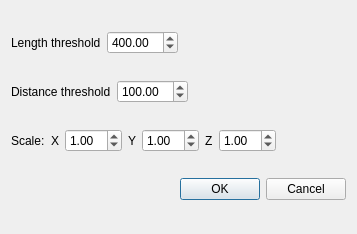
<?xml version="1.0" encoding="UTF-8"?>
<ui version="4.0">
 <class>ZSwcIsolationDialog</class>
 <widget class="QDialog" name="ZSwcIsolationDialog">
  <property name="geometry">
   <rect>
    <x>0</x>
    <y>0</y>
    <width>357</width>
    <height>234</height>
   </rect>
  </property>
  <property name="windowTitle">
   <string>Tree Filter</string>
  </property>
  <layout class="QVBoxLayout" name="verticalLayout">
   <item>
    <layout class="QHBoxLayout" name="horizontalLayout">
     <item>
      <widget class="QLabel" name="label">
       <property name="text">
        <string>Length threshold</string>
       </property>
      </widget>
     </item>
     <item>
      <widget class="QDoubleSpinBox" name="lengthDoubleSpinBox">
       <property name="maximum">
        <double>9999.989999999999782</double>
       </property>
       <property name="value">
        <double>400.000000000000000</double>
       </property>
      </widget>
     </item>
     <item>
      <spacer name="horizontalSpacer">
       <property name="orientation">
        <enum>Qt::Horizontal</enum>
       </property>
       <property name="sizeHint" stdset="0">
        <size>
         <width>40</width>
         <height>20</height>
        </size>
       </property>
      </spacer>
     </item>
    </layout>
   </item>
   <item>
    <layout class="QHBoxLayout" name="horizontalLayout_2">
     <item>
      <widget class="QLabel" name="label_2">
       <property name="text">
        <string>Distance threshold</string>
       </property>
      </widget>
     </item>
     <item>
      <widget class="QDoubleSpinBox" name="distDoubleSpinBox">
       <property name="maximum">
        <double>9999.989999999999782</double>
       </property>
       <property name="value">
        <double>100.000000000000000</double>
       </property>
      </widget>
     </item>
     <item>
      <spacer name="horizontalSpacer_2">
       <property name="orientation">
        <enum>Qt::Horizontal</enum>
       </property>
       <property name="sizeHint" stdset="0">
        <size>
         <width>40</width>
         <height>20</height>
        </size>
       </property>
      </spacer>
     </item>
    </layout>
   </item>
   <item>
    <layout class="QHBoxLayout" name="horizontalLayout_3">
     <item>
      <widget class="QLabel" name="label_3">
       <property name="text">
        <string>Scale:</string>
       </property>
      </widget>
     </item>
     <item>
      <widget class="QLabel" name="label_4">
       <property name="text">
        <string>X</string>
       </property>
      </widget>
     </item>
     <item>
      <widget class="QDoubleSpinBox" name="xSpinBox">
       <property name="value">
        <double>1.000000000000000</double>
       </property>
      </widget>
     </item>
     <item>
      <widget class="QLabel" name="label_5">
       <property name="text">
        <string>Y</string>
       </property>
      </widget>
     </item>
     <item>
      <widget class="QDoubleSpinBox" name="ySpinBox">
       <property name="value">
        <double>1.000000000000000</double>
       </property>
      </widget>
     </item>
     <item>
      <widget class="QLabel" name="label_6">
       <property name="text">
        <string>Z</string>
       </property>
      </widget>
     </item>
     <item>
      <widget class="QDoubleSpinBox" name="zSpinBox">
       <property name="value">
        <double>1.000000000000000</double>
       </property>
      </widget>
     </item>
     <item>
      <spacer name="horizontalSpacer_3">
       <property name="orientation">
        <enum>Qt::Horizontal</enum>
       </property>
       <property name="sizeHint" stdset="0">
        <size>
         <width>40</width>
         <height>20</height>
        </size>
       </property>
      </spacer>
     </item>
    </layout>
   </item>
   <item>
    <widget class="QDialogButtonBox" name="buttonBox">
     <property name="orientation">
      <enum>Qt::Horizontal</enum>
     </property>
     <property name="standardButtons">
      <set>QDialogButtonBox::Cancel|QDialogButtonBox::Ok</set>
     </property>
    </widget>
   </item>
  </layout>
 </widget>
 <resources/>
 <connections>
  <connection>
   <sender>buttonBox</sender>
   <signal>accepted()</signal>
   <receiver>ZSwcIsolationDialog</receiver>
   <slot>accept()</slot>
   <hints>
    <hint type="sourcelabel">
     <x>248</x>
     <y>254</y>
    </hint>
    <hint type="destinationlabel">
     <x>157</x>
     <y>274</y>
    </hint>
   </hints>
  </connection>
  <connection>
   <sender>buttonBox</sender>
   <signal>rejected()</signal>
   <receiver>ZSwcIsolationDialog</receiver>
   <slot>reject()</slot>
   <hints>
    <hint type="sourcelabel">
     <x>316</x>
     <y>260</y>
    </hint>
    <hint type="destinationlabel">
     <x>286</x>
     <y>274</y>
    </hint>
   </hints>
  </connection>
 </connections>
</ui>
